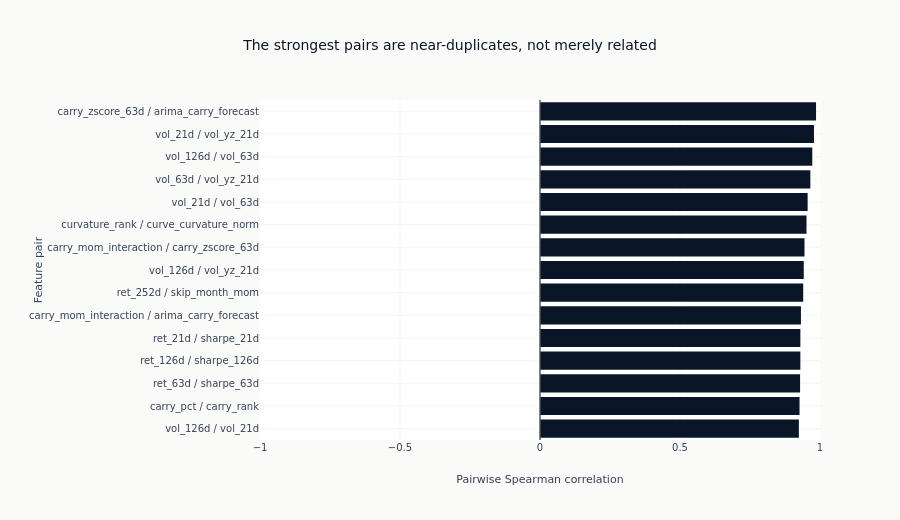

Source (notebook cell):
### Markdown cell above
### Redundancy, as ranked pairs

A full correlation matrix over this many features has unreadable tick labels and
is mostly empty space. What the reader has to decide is which pairs are the same
evidence counted twice, so the strongest pairs are ranked instead, and the pair
count above `REDUNDANCY_CUT` is printed rather than written into the title.

### Code cell
TOP_PAIRS = 15
ranked_pairs = sorted(high_corr_pairs, key=lambda item: -abs(item[2]))[:TOP_PAIRS]
if ranked_pairs:
    fig = go.Figure(
        go.Bar(
            x=[rho for _, _, rho in ranked_pairs][::-1],
            y=[f"{a} / {b}" for a, b, _ in ranked_pairs][::-1],
            orientation="h",
            marker_color=[
                COLORS["blue"] if rho > 0 else COLORS["copper"] for _, _, rho in ranked_pairs
            ][::-1],
            showlegend=False,
        )
    )
    fig.add_vline(x=0, line=dict(color=GRAY_FILLS["border"], width=1))
    fig.update_layout(
        template="ml4t",
        height=520,
        width=900,
        title_text="The strongest pairs are near-duplicates, not merely related",
        xaxis_title="Pairwise Spearman correlation",
        xaxis_range=[-1, 1],
        yaxis_title="Feature pair",
        margin=dict(l=260),
    )
    fig.show()

### Figure 1 — Plotly figure (JSON) as saved in the notebook; plotly's stock layout.template omitted (floating-point values rounded to 4 significant figures)
{"data": [{"marker": {"color": ["#0a1628", "#0a1628", "#0a1628", "#0a1628", "#0a1628", "#0a1628", "#0a1628", "#0a1628", "#0a1628", "#0a1628", "#0a1628", "#0a1628", "#0a1628", "#0a1628", "#0a1628"]}, "orientation": "h", "showlegend": false, "type": "bar", "x": [0.9245, 0.9269, 0.9289, 0.9299, 0.9299, 0.9319, 0.94, 0.9419, 0.9446, 0.9518, 0.9558, 0.9655, 0.9724, 0.9784, 0.9859], "y": ["vol_126d / vol_21d", "carry_pct / carry_rank", "ret_63d / sharpe_63d", "ret_126d / sharpe_126d", "ret_21d / sharpe_21d", "carry_mom_interaction / arima_carry_forecast", "ret_252d / skip_month_mom", "vol_126d / vol_yz_21d", "carry_mom_interaction / carry_zscore_63d", "curvature_rank / curve_curvature_norm", "vol_21d / vol_63d", "vol_63d / vol_yz_21d", "vol_126d / vol_63d", "vol_21d / vol_yz_21d", "carry_zscore_63d / arima_carry_forecast"]}], "layout": {"height": 520, "margin": {"l": 260}, "shapes": [{"line": {"color": "#666666", "width": 1}, "type": "line", "x0": 0, "x1": 0, "xref": "x", "y0": 0, "y1": 1, "yref": "y domain"}], "title": {"text": "The strongest pairs are near-duplicates, not merely related"}, "width": 900, "xaxis": {"range": [-1, 1], "title": {"text": "Pairwise Spearman correlation"}}, "yaxis": {"title": {"text": "Feature pair"}}}}
